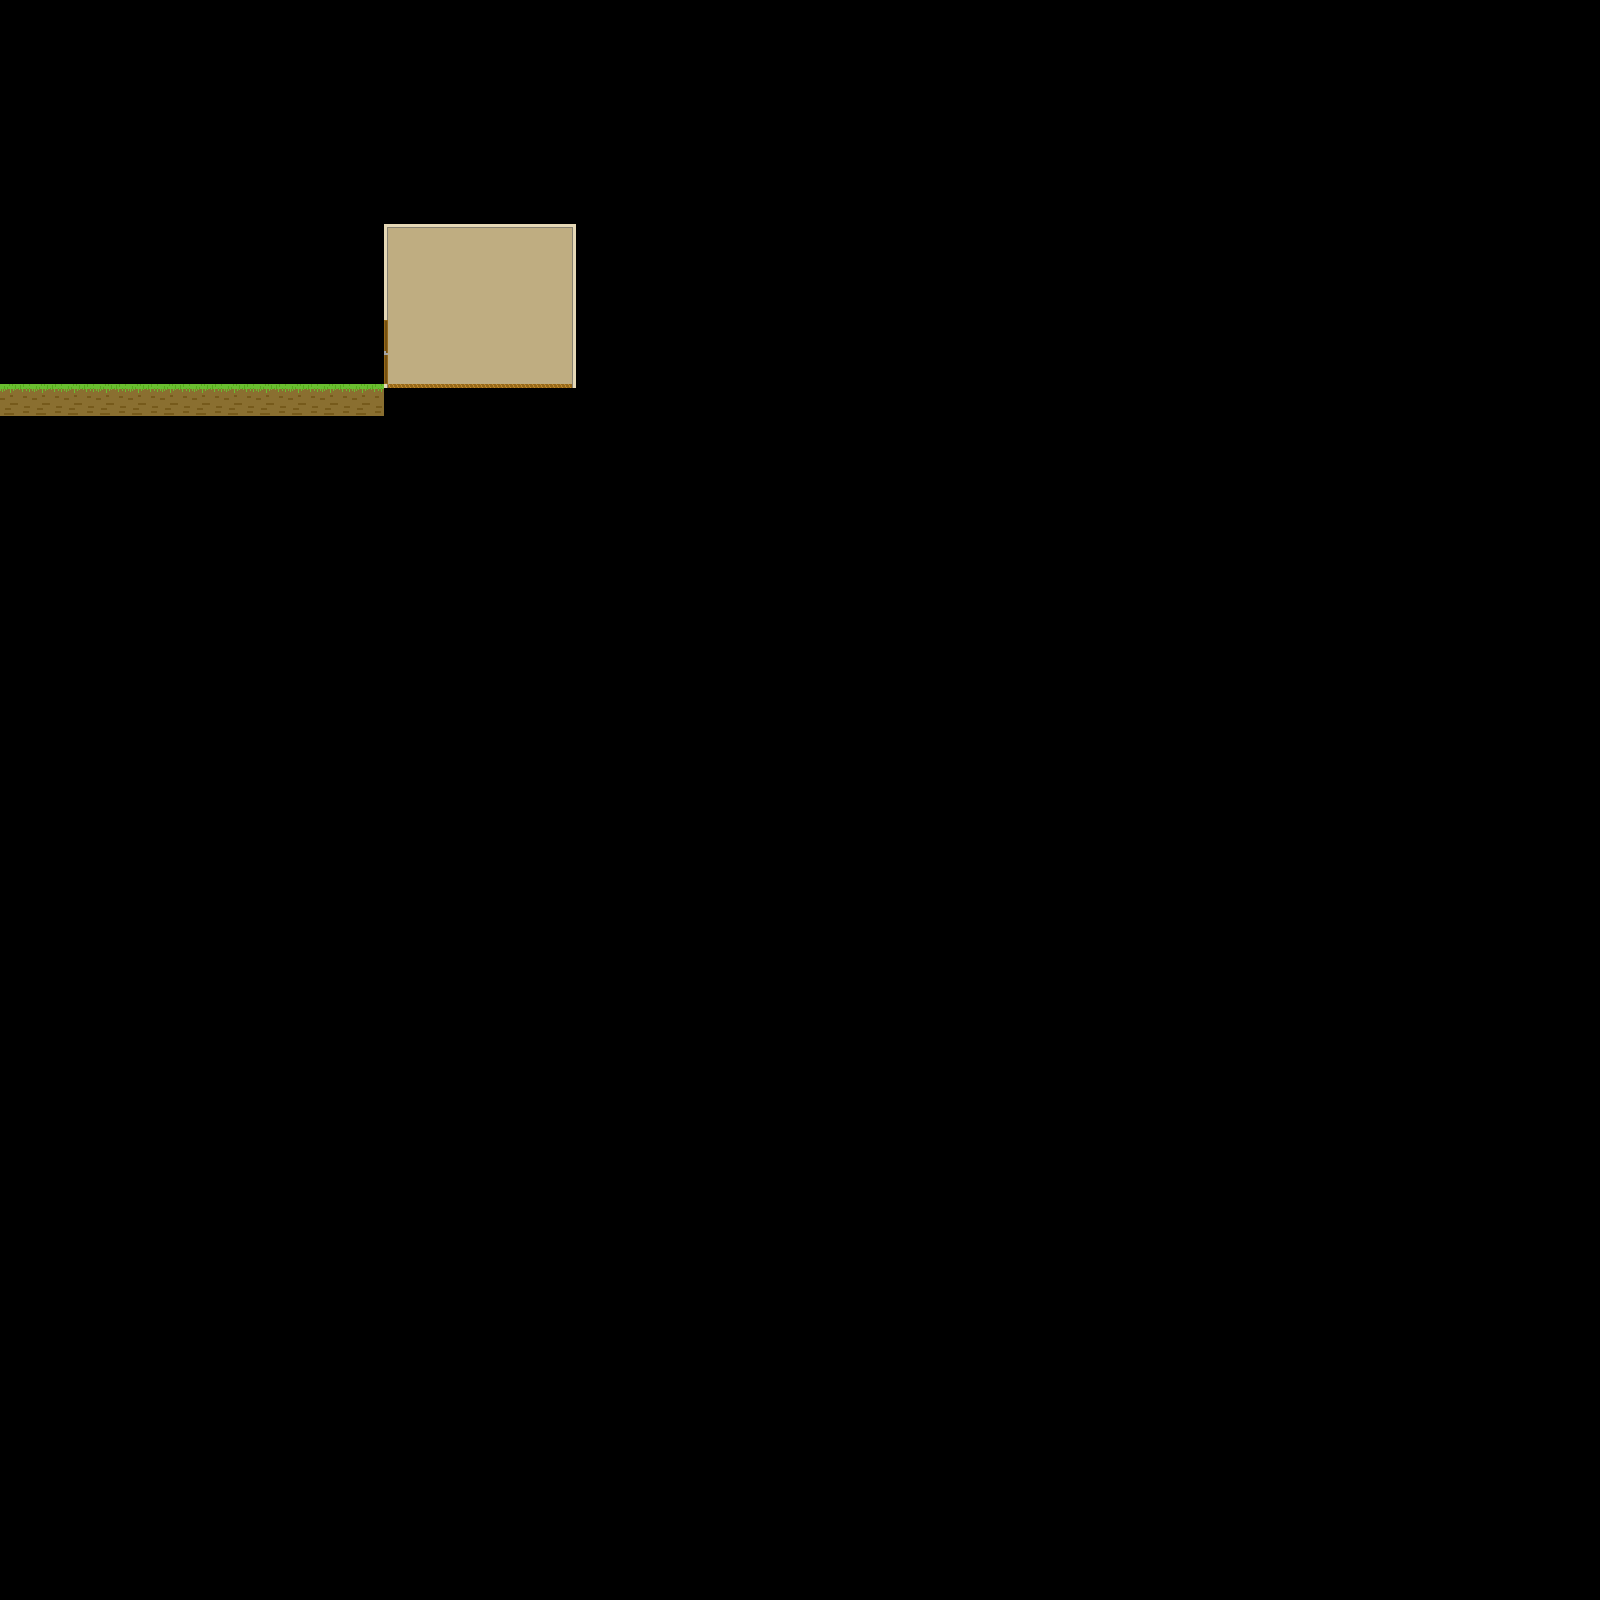

Tiled map render using the project's own tile images. Description and the whole map definition, tile-layer contents included, below:
An orthogonal 50x50 tile map with 32x32 px tiles, 1 tile layer (Calque de Tuiles 1).

<map version="1.10" tiledversion="1.10.0" orientation="orthogonal" renderorder="right-down" width="50" height="50" tilewidth="32" tileheight="32" infinite="0" nextlayerid="2" nextobjectid="1">
 <tileset firstgid="1" name="placeholder" tilewidth="32" tileheight="32" tilecount="690" columns="30">
  <image source="placeholder.png" width="960" height="752" />
 </tileset>
 <layer id="1" name="Calque de Tuiles 1" width="50" height="50">
  <data encoding="csv">
0,0,0,0,0,0,0,0,0,0,0,0,0,0,0,0,0,0,0,0,0,0,0,0,0,0,0,0,0,0,0,0,0,0,0,0,0,0,0,0,0,0,0,0,0,0,0,0,0,0,
0,0,0,0,0,0,0,0,0,0,0,0,0,0,0,0,0,0,0,0,0,0,0,0,0,0,0,0,0,0,0,0,0,0,0,0,0,0,0,0,0,0,0,0,0,0,0,0,0,0,
0,0,0,0,0,0,0,0,0,0,0,0,0,0,0,0,0,0,0,0,0,0,0,0,0,0,0,0,0,0,0,0,0,0,0,0,0,0,0,0,0,0,0,0,0,0,0,0,0,0,
0,0,0,0,0,0,0,0,0,0,0,0,0,0,0,0,0,0,0,0,0,0,0,0,0,0,0,0,0,0,0,0,0,0,0,0,0,0,0,0,0,0,0,0,0,0,0,0,0,0,
0,0,0,0,0,0,0,0,0,0,0,0,0,0,0,0,0,0,0,0,0,0,0,0,0,0,0,0,0,0,0,0,0,0,0,0,0,0,0,0,0,0,0,0,0,0,0,0,0,0,
0,0,0,0,0,0,0,0,0,0,0,0,0,0,0,0,0,0,0,0,0,0,0,0,0,0,0,0,0,0,0,0,0,0,0,0,0,0,0,0,0,0,0,0,0,0,0,0,0,0,
0,0,0,0,0,0,0,0,0,0,0,0,0,0,0,0,0,0,0,0,0,0,0,0,0,0,0,0,0,0,0,0,0,0,0,0,0,0,0,0,0,0,0,0,0,0,0,0,0,0,
0,0,0,0,0,0,0,0,0,0,0,0,1,2,2,2,2,3,0,0,0,0,0,0,0,0,0,0,0,0,0,0,0,0,0,0,0,0,0,0,0,0,0,0,0,0,0,0,0,0,
0,0,0,0,0,0,0,0,0,0,0,0,31,32,32,32,32,33,0,0,0,0,0,0,0,0,0,0,0,0,0,0,0,0,0,0,0,0,0,0,0,0,0,0,0,0,0,0,0,0,
0,0,0,0,0,0,0,0,0,0,0,0,31,32,32,32,32,33,0,0,0,0,0,0,0,0,0,0,0,0,0,0,0,0,0,0,0,0,0,0,0,0,0,0,0,0,0,0,0,0,
0,0,0,0,0,0,0,0,0,0,0,0,34,32,32,32,32,33,0,0,0,0,0,0,0,0,0,0,0,0,0,0,0,0,0,0,0,0,0,0,0,0,0,0,0,0,0,0,0,0,
0,0,0,0,0,0,0,0,0,0,0,0,64,32,32,32,32,33,0,0,0,0,0,0,0,0,0,0,0,0,0,0,0,0,0,0,0,0,0,0,0,0,0,0,0,0,0,0,0,0,
92,92,92,92,92,92,92,92,92,92,92,92,61,62,62,62,62,63,0,0,0,0,0,0,0,0,0,0,0,0,0,0,0,0,0,0,0,0,0,0,0,0,0,0,0,0,0,0,0,0,
0,0,0,0,0,0,0,0,0,0,0,0,0,0,0,0,0,0,0,0,0,0,0,0,0,0,0,0,0,0,0,0,0,0,0,0,0,0,0,0,0,0,0,0,0,0,0,0,0,0,
0,0,0,0,0,0,0,0,0,0,0,0,0,0,0,0,0,0,0,0,0,0,0,0,0,0,0,0,0,0,0,0,0,0,0,0,0,0,0,0,0,0,0,0,0,0,0,0,0,0,
0,0,0,0,0,0,0,0,0,0,0,0,0,0,0,0,0,0,0,0,0,0,0,0,0,0,0,0,0,0,0,0,0,0,0,0,0,0,0,0,0,0,0,0,0,0,0,0,0,0,
0,0,0,0,0,0,0,0,0,0,0,0,0,0,0,0,0,0,0,0,0,0,0,0,0,0,0,0,0,0,0,0,0,0,0,0,0,0,0,0,0,0,0,0,0,0,0,0,0,0,
0,0,0,0,0,0,0,0,0,0,0,0,0,0,0,0,0,0,0,0,0,0,0,0,0,0,0,0,0,0,0,0,0,0,0,0,0,0,0,0,0,0,0,0,0,0,0,0,0,0,
0,0,0,0,0,0,0,0,0,0,0,0,0,0,0,0,0,0,0,0,0,0,0,0,0,0,0,0,0,0,0,0,0,0,0,0,0,0,0,0,0,0,0,0,0,0,0,0,0,0,
0,0,0,0,0,0,0,0,0,0,0,0,0,0,0,0,0,0,0,0,0,0,0,0,0,0,0,0,0,0,0,0,0,0,0,0,0,0,0,0,0,0,0,0,0,0,0,0,0,0,
0,0,0,0,0,0,0,0,0,0,0,0,0,0,0,0,0,0,0,0,0,0,0,0,0,0,0,0,0,0,0,0,0,0,0,0,0,0,0,0,0,0,0,0,0,0,0,0,0,0,
0,0,0,0,0,0,0,0,0,0,0,0,0,0,0,0,0,0,0,0,0,0,0,0,0,0,0,0,0,0,0,0,0,0,0,0,0,0,0,0,0,0,0,0,0,0,0,0,0,0,
0,0,0,0,0,0,0,0,0,0,0,0,0,0,0,0,0,0,0,0,0,0,0,0,0,0,0,0,0,0,0,0,0,0,0,0,0,0,0,0,0,0,0,0,0,0,0,0,0,0,
0,0,0,0,0,0,0,0,0,0,0,0,0,0,0,0,0,0,0,0,0,0,0,0,0,0,0,0,0,0,0,0,0,0,0,0,0,0,0,0,0,0,0,0,0,0,0,0,0,0,
0,0,0,0,0,0,0,0,0,0,0,0,0,0,0,0,0,0,0,0,0,0,0,0,0,0,0,0,0,0,0,0,0,0,0,0,0,0,0,0,0,0,0,0,0,0,0,0,0,0,
0,0,0,0,0,0,0,0,0,0,0,0,0,0,0,0,0,0,0,0,0,0,0,0,0,0,0,0,0,0,0,0,0,0,0,0,0,0,0,0,0,0,0,0,0,0,0,0,0,0,
0,0,0,0,0,0,0,0,0,0,0,0,0,0,0,0,0,0,0,0,0,0,0,0,0,0,0,0,0,0,0,0,0,0,0,0,0,0,0,0,0,0,0,0,0,0,0,0,0,0,
0,0,0,0,0,0,0,0,0,0,0,0,0,0,0,0,0,0,0,0,0,0,0,0,0,0,0,0,0,0,0,0,0,0,0,0,0,0,0,0,0,0,0,0,0,0,0,0,0,0,
0,0,0,0,0,0,0,0,0,0,0,0,0,0,0,0,0,0,0,0,0,0,0,0,0,0,0,0,0,0,0,0,0,0,0,0,0,0,0,0,0,0,0,0,0,0,0,0,0,0,
0,0,0,0,0,0,0,0,0,0,0,0,0,0,0,0,0,0,0,0,0,0,0,0,0,0,0,0,0,0,0,0,0,0,0,0,0,0,0,0,0,0,0,0,0,0,0,0,0,0,
0,0,0,0,0,0,0,0,0,0,0,0,0,0,0,0,0,0,0,0,0,0,0,0,0,0,0,0,0,0,0,0,0,0,0,0,0,0,0,0,0,0,0,0,0,0,0,0,0,0,
0,0,0,0,0,0,0,0,0,0,0,0,0,0,0,0,0,0,0,0,0,0,0,0,0,0,0,0,0,0,0,0,0,0,0,0,0,0,0,0,0,0,0,0,0,0,0,0,0,0,
0,0,0,0,0,0,0,0,0,0,0,0,0,0,0,0,0,0,0,0,0,0,0,0,0,0,0,0,0,0,0,0,0,0,0,0,0,0,0,0,0,0,0,0,0,0,0,0,0,0,
0,0,0,0,0,0,0,0,0,0,0,0,0,0,0,0,0,0,0,0,0,0,0,0,0,0,0,0,0,0,0,0,0,0,0,0,0,0,0,0,0,0,0,0,0,0,0,0,0,0,
0,0,0,0,0,0,0,0,0,0,0,0,0,0,0,0,0,0,0,0,0,0,0,0,0,0,0,0,0,0,0,0,0,0,0,0,0,0,0,0,0,0,0,0,0,0,0,0,0,0,
0,0,0,0,0,0,0,0,0,0,0,0,0,0,0,0,0,0,0,0,0,0,0,0,0,0,0,0,0,0,0,0,0,0,0,0,0,0,0,0,0,0,0,0,0,0,0,0,0,0,
0,0,0,0,0,0,0,0,0,0,0,0,0,0,0,0,0,0,0,0,0,0,0,0,0,0,0,0,0,0,0,0,0,0,0,0,0,0,0,0,0,0,0,0,0,0,0,0,0,0,
0,0,0,0,0,0,0,0,0,0,0,0,0,0,0,0,0,0,0,0,0,0,0,0,0,0,0,0,0,0,0,0,0,0,0,0,0,0,0,0,0,0,0,0,0,0,0,0,0,0,
0,0,0,0,0,0,0,0,0,0,0,0,0,0,0,0,0,0,0,0,0,0,0,0,0,0,0,0,0,0,0,0,0,0,0,0,0,0,0,0,0,0,0,0,0,0,0,0,0,0,
0,0,0,0,0,0,0,0,0,0,0,0,0,0,0,0,0,0,0,0,0,0,0,0,0,0,0,0,0,0,0,0,0,0,0,0,0,0,0,0,0,0,0,0,0,0,0,0,0,0,
0,0,0,0,0,0,0,0,0,0,0,0,0,0,0,0,0,0,0,0,0,0,0,0,0,0,0,0,0,0,0,0,0,0,0,0,0,0,0,0,0,0,0,0,0,0,0,0,0,0,
0,0,0,0,0,0,0,0,0,0,0,0,0,0,0,0,0,0,0,0,0,0,0,0,0,0,0,0,0,0,0,0,0,0,0,0,0,0,0,0,0,0,0,0,0,0,0,0,0,0,
0,0,0,0,0,0,0,0,0,0,0,0,0,0,0,0,0,0,0,0,0,0,0,0,0,0,0,0,0,0,0,0,0,0,0,0,0,0,0,0,0,0,0,0,0,0,0,0,0,0,
0,0,0,0,0,0,0,0,0,0,0,0,0,0,0,0,0,0,0,0,0,0,0,0,0,0,0,0,0,0,0,0,0,0,0,0,0,0,0,0,0,0,0,0,0,0,0,0,0,0,
0,0,0,0,0,0,0,0,0,0,0,0,0,0,0,0,0,0,0,0,0,0,0,0,0,0,0,0,0,0,0,0,0,0,0,0,0,0,0,0,0,0,0,0,0,0,0,0,0,0,
0,0,0,0,0,0,0,0,0,0,0,0,0,0,0,0,0,0,0,0,0,0,0,0,0,0,0,0,0,0,0,0,0,0,0,0,0,0,0,0,0,0,0,0,0,0,0,0,0,0,
0,0,0,0,0,0,0,0,0,0,0,0,0,0,0,0,0,0,0,0,0,0,0,0,0,0,0,0,0,0,0,0,0,0,0,0,0,0,0,0,0,0,0,0,0,0,0,0,0,0,
0,0,0,0,0,0,0,0,0,0,0,0,0,0,0,0,0,0,0,0,0,0,0,0,0,0,0,0,0,0,0,0,0,0,0,0,0,0,0,0,0,0,0,0,0,0,0,0,0,0,
0,0,0,0,0,0,0,0,0,0,0,0,0,0,0,0,0,0,0,0,0,0,0,0,0,0,0,0,0,0,0,0,0,0,0,0,0,0,0,0,0,0,0,0,0,0,0,0,0,0,
0,0,0,0,0,0,0,0,0,0,0,0,0,0,0,0,0,0,0,0,0,0,0,0,0,0,0,0,0,0,0,0,0,0,0,0,0,0,0,0,0,0,0,0,0,0,0,0,0,0
</data>
 </layer>
</map>
